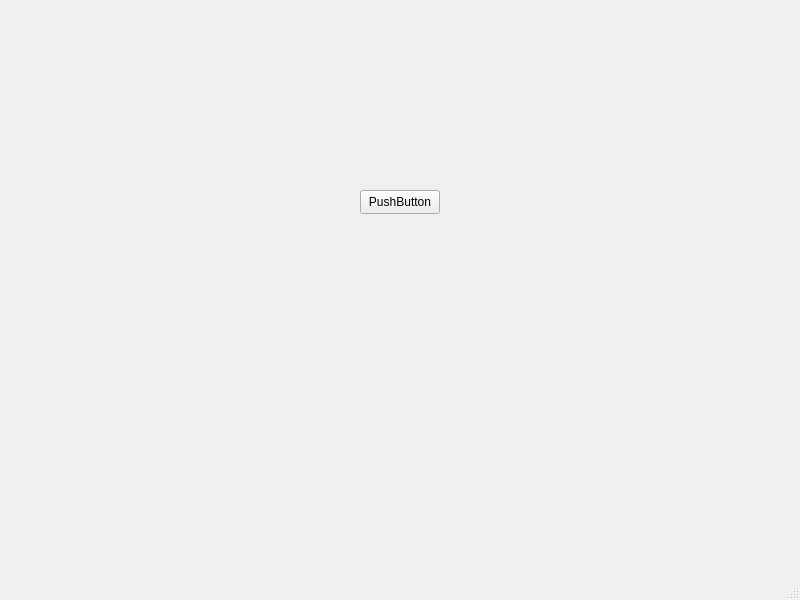
<?xml version="1.0" encoding="UTF-8"?>
<ui version="4.0">
 <class>puyotet</class>
 <widget class="QMainWindow" name="puyotet">
  <property name="geometry">
   <rect>
    <x>0</x>
    <y>0</y>
    <width>800</width>
    <height>600</height>
   </rect>
  </property>
  <property name="windowTitle">
   <string>puyotet</string>
  </property>
  <widget class="QWidget" name="centralwidget">
   <widget class="QPushButton" name="pushButton">
    <property name="geometry">
     <rect>
      <x>360</x>
      <y>190</y>
      <width>80</width>
      <height>24</height>
     </rect>
    </property>
    <property name="text">
     <string>PushButton</string>
    </property>
   </widget>
  </widget>
  <widget class="QMenuBar" name="menubar">
   <property name="geometry">
    <rect>
     <x>0</x>
     <y>0</y>
     <width>800</width>
     <height>21</height>
    </rect>
   </property>
  </widget>
  <widget class="QStatusBar" name="statusbar"/>
 </widget>
 <resources/>
 <connections/>
</ui>
